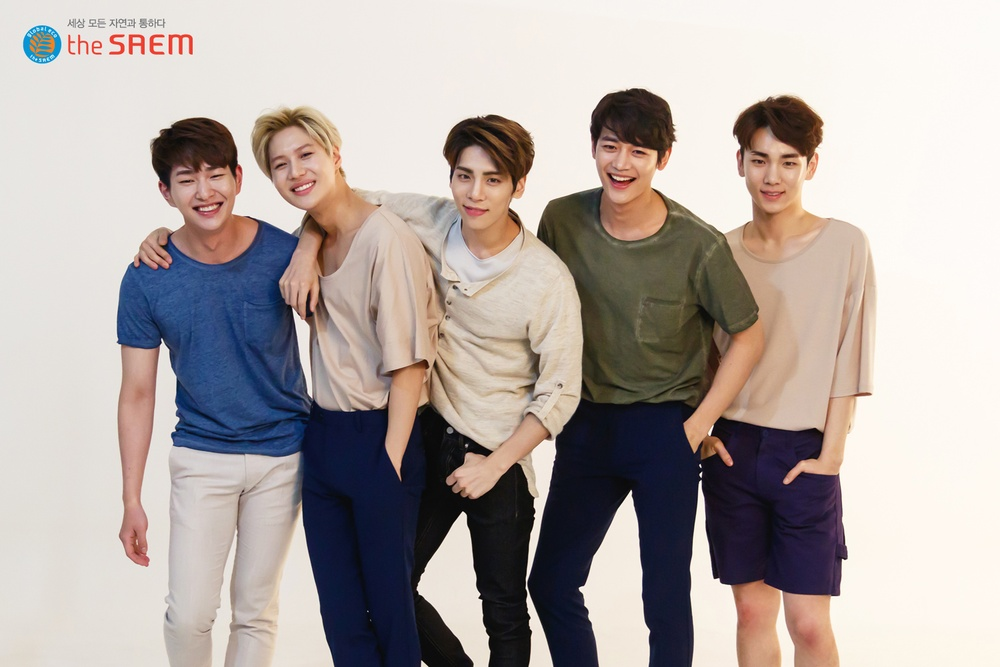
#> input picture bandal_test/sachin.jpg, 1000 x 667 px, shrunk from 1500 x 1000 before the run
$ python test_cv.py
#> lines starting #> are read from the running program, lines starting #| are printed output that depends on the picture
import numpy as np
import cv2 as cv

face_cascade = cv.CascadeClassifier('haarcascade_frontalface_default.xml')
eye_cascade = cv.CascadeClassifier('haarcascade_eye.xml')
img = cv.imread('sachin.jpg')
#> img is the input picture: shape (667, 1000, 3); mean B, G, R 164.5, 168.4, 177.8
gray = cv.cvtColor(img, cv.COLOR_BGR2GRAY)
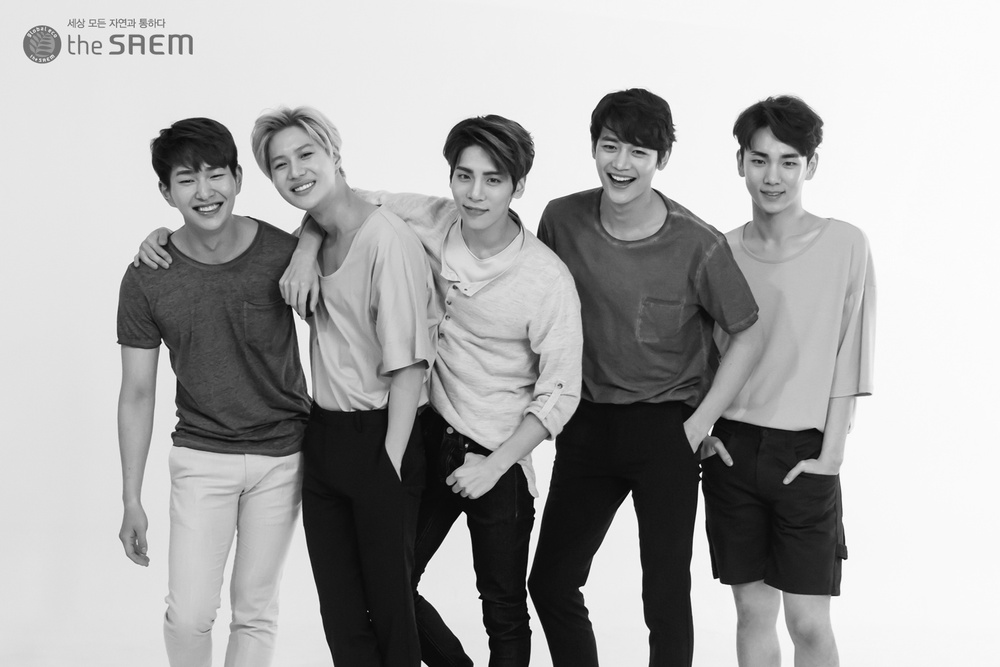
#> gray: shape (667, 1000); min 1, max 254, mean 170.8
